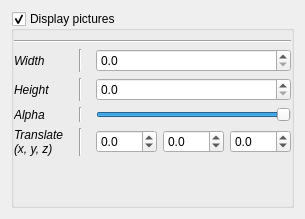
              <widget class="QWidget" name="_pic_page">
               <layout class="QVBoxLayout" name="verticalLayout_28">
                <item>
                 <widget class="QGroupBox" name="_pic_grp">
                  <property name="minimumSize">
                   <size>
                    <width>0</width>
                    <height>0</height>
                   </size>
                  </property>
                  <property name="title">
                   <string>Display pictures</string>
                  </property>
                  <property name="flat">
                   <bool>false</bool>
                  </property>
                  <property name="checkable">
                   <bool>true</bool>
                  </property>
                  <layout class="QVBoxLayout" name="verticalLayout_17">
                   <property name="leftMargin">
                    <number>0</number>
                   </property>
                   <property name="rightMargin">
                    <number>0</number>
                   </property>
                   <item>
                    <widget class="Line" name="line_46">
                     <property name="minimumSize">
                      <size>
                       <width>200</width>
                       <height>0</height>
                      </size>
                     </property>
                     <property name="orientation">
                      <enum>Qt::Horizontal</enum>
                     </property>
                    </widget>
                   </item>
                   <item>
                    <layout class="QGridLayout" name="gridLayout_9">
                     <item row="0" column="2">
                      <widget class="QDoubleSpinBox" name="_pic_width">
                       <property name="toolTip">
                        <string>&lt;html&gt;&lt;head/&gt;&lt;body&gt;&lt;p&gt;Width of the pictures&lt;/p&gt;&lt;p&gt;&lt;span style=" font-weight:600;"&gt;Input parameter : &lt;/span&gt;&lt;span style=" font-style:italic;"&gt;pic_width&lt;/span&gt;&lt;/p&gt;&lt;/body&gt;&lt;/html&gt;</string>
                       </property>
                       <property name="decimals">
                        <number>1</number>
                       </property>
                      </widget>
                     </item>
                     <item row="3" column="0">
                      <widget class="QLabel" name="label_42">
                       <property name="font">
                        <font>
                         <italic>true</italic>
                        </font>
                       </property>
                       <property name="text">
                        <string>Translate
(x, y, z)</string>
                       </property>
                      </widget>
                     </item>
                     <item row="4" column="2">
                      <spacer name="horizontalSpacer_7">
                       <property name="orientation">
                        <enum>Qt::Horizontal</enum>
                       </property>
                       <property name="sizeHint" stdset="0">
                        <size>
                         <width>40</width>
                         <height>0</height>
                        </size>
                       </property>
                      </spacer>
                     </item>
                     <item row="0" column="0">
                      <widget class="QLabel" name="label_43">
                       <property name="font">
                        <font>
                         <italic>true</italic>
                        </font>
                       </property>
                       <property name="text">
                        <string>Width</string>
                       </property>
                      </widget>
                     </item>
                     <item row="3" column="1">
                      <widget class="Line" name="line_67">
                       <property name="minimumSize">
                        <size>
                         <width>20</width>
                         <height>0</height>
                        </size>
                       </property>
                       <property name="orientation">
                        <enum>Qt::Vertical</enum>
                       </property>
                      </widget>
                     </item>
                     <item row="1" column="1">
                      <widget class="Line" name="line_68">
                       <property name="minimumSize">
                        <size>
                         <width>20</width>
                         <height>0</height>
                        </size>
                       </property>
                       <property name="orientation">
                        <enum>Qt::Vertical</enum>
                       </property>
                      </widget>
                     </item>
                     <item row="1" column="0">
                      <widget class="QLabel" name="label_45">
                       <property name="font">
                        <font>
                         <italic>true</italic>
                        </font>
                       </property>
                       <property name="text">
                        <string>Height</string>
                       </property>
                      </widget>
                     </item>
                     <item row="0" column="1">
                      <widget class="Line" name="line_70">
                       <property name="minimumSize">
                        <size>
                         <width>20</width>
                         <height>0</height>
                        </size>
                       </property>
                       <property name="orientation">
                        <enum>Qt::Vertical</enum>
                       </property>
                      </widget>
                     </item>
                     <item row="1" column="2">
                      <widget class="QDoubleSpinBox" name="_pic_height">
                       <property name="toolTip">
                        <string>&lt;html&gt;&lt;head/&gt;&lt;body&gt;&lt;p&gt;Height of the pictures.&lt;/p&gt;&lt;p&gt;&lt;span style=" font-weight:600;"&gt;Input parameter : &lt;/span&gt;&lt;span style=" font-style:italic;"&gt;pic_height&lt;/span&gt;&lt;/p&gt;&lt;/body&gt;&lt;/html&gt;</string>
                       </property>
                       <property name="decimals">
                        <number>1</number>
                       </property>
                      </widget>
                     </item>
                     <item row="3" column="2">
                      <widget class="QWidget" name="widget_3" native="true">
                       <property name="toolTip">
                        <string>&lt;html&gt;&lt;head/&gt;&lt;body&gt;&lt;p&gt;Offset along the x-axis (dx), y-axis (dy) and z-axis (dz)&lt;/p&gt;&lt;p&gt;&lt;span style=" font-weight:600;"&gt;Input parameter : &lt;/span&gt;&lt;span style=" font-style:italic;"&gt;pic_dxyz&lt;/span&gt;&lt;/p&gt;&lt;/body&gt;&lt;/html&gt;</string>
                       </property>
                       <layout class="QHBoxLayout" name="horizontalLayout_6">
                        <property name="spacing">
                         <number>6</number>
                        </property>
                        <property name="margin">
                         <number>0</number>
                        </property>
                        <item>
                         <layout class="QHBoxLayout" name="horizontalLayout_17">
                          <property name="topMargin">
                           <number>0</number>
                          </property>
                          <item>
                           <widget class="QDoubleSpinBox" name="_pic_dx">
                            <property name="decimals">
                             <number>1</number>
                            </property>
                            <property name="minimum">
                             <double>-100.000000000000000</double>
                            </property>
                            <property name="maximum">
                             <double>100.000000000000000</double>
                            </property>
                           </widget>
                          </item>
                          <item>
                           <widget class="QDoubleSpinBox" name="_pic_dy">
                            <property name="decimals">
                             <number>1</number>
                            </property>
                            <property name="minimum">
                             <double>-100.000000000000000</double>
                            </property>
                            <property name="maximum">
                             <double>100.000000000000000</double>
                            </property>
                           </widget>
                          </item>
                          <item>
                           <widget class="QDoubleSpinBox" name="_pic_dz">
                            <property name="decimals">
                             <number>1</number>
                            </property>
                            <property name="minimum">
                             <double>-100.000000000000000</double>
                            </property>
                            <property name="maximum">
                             <double>100.000000000000000</double>
                            </property>
                           </widget>
                          </item>
                         </layout>
                        </item>
                       </layout>
                      </widget>
                     </item>
                     <item row="2" column="0">
                      <widget class="QLabel" name="label_48">
                       <property name="font">
                        <font>
                         <italic>true</italic>
                        </font>
                       </property>
                       <property name="text">
                        <string>Alpha</string>
                       </property>
                      </widget>
                     </item>
                     <item row="2" column="1">
                      <widget class="Line" name="line_74">
                       <property name="minimumSize">
                        <size>
                         <width>20</width>
                         <height>0</height>
                        </size>
                       </property>
                       <property name="orientation">
                        <enum>Qt::Vertical</enum>
                       </property>
                      </widget>
                     </item>
                     <item row="2" column="2">
                      <widget class="QSlider" name="_pic_alpha">
                       <property name="maximum">
                        <number>99</number>
                       </property>
                       <property name="sliderPosition">
                        <number>99</number>
                       </property>
                       <property name="orientation">
                        <enum>Qt::Horizontal</enum>
                       </property>
                      </widget>
                     </item>
                    </layout>
                   </item>
                   <item>
                    <spacer name="verticalSpacer_10">
                     <property name="orientation">
                      <enum>Qt::Vertical</enum>
                     </property>
                     <property name="sizeHint" stdset="0">
                      <size>
                       <width>20</width>
                       <height>40</height>
                      </size>
                     </property>
                    </spacer>
                   </item>
                  </layout>
                 </widget>
                </item>
               </layout>
              </widget>
